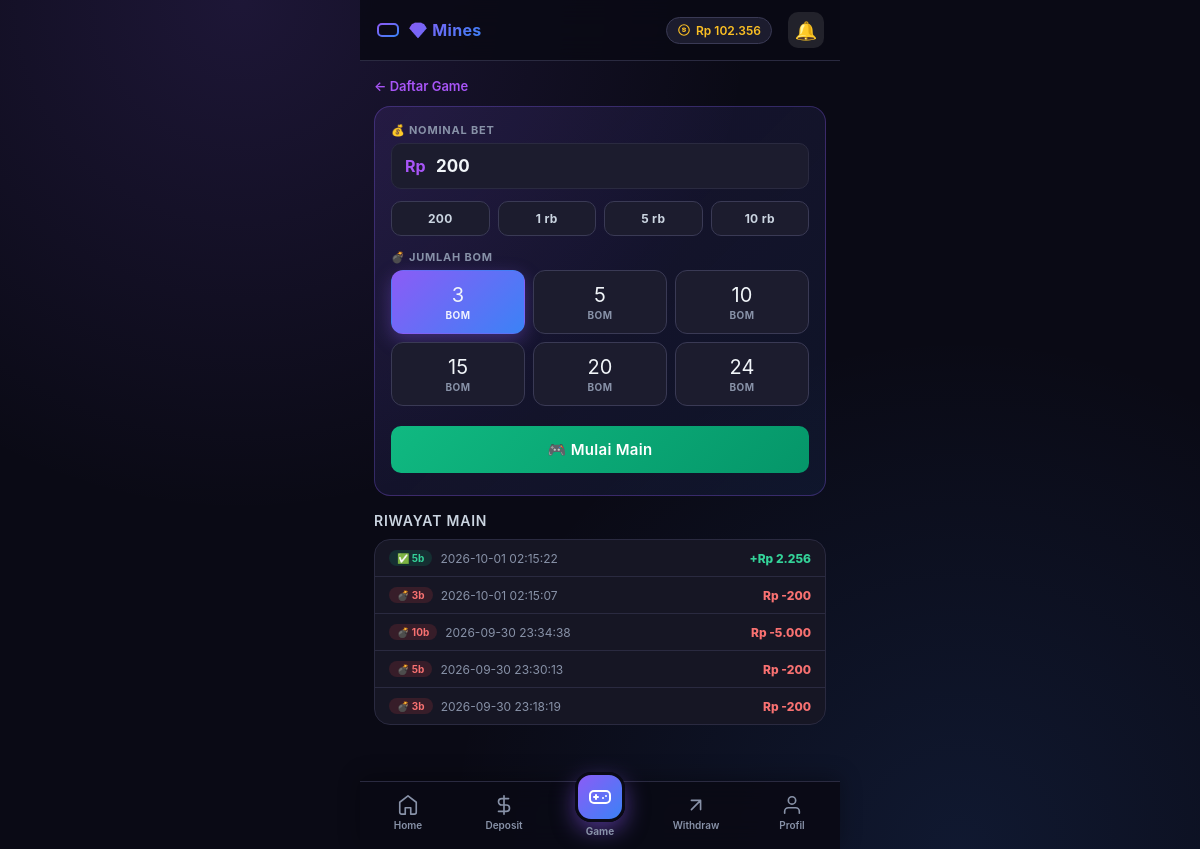
Screenshot of /user/game/mines (signed in) with the database file from the repository.
### tables this page shows
CREATE TABLE game_config(
    id INTEGER PRIMARY KEY CHECK(id=1),
    enabled INTEGER NOT NULL DEFAULT 1,
    profit_margin REAL NOT NULL DEFAULT 5.0,
    min_bet REAL NOT NULL DEFAULT 200,
    max_bet REAL NOT NULL DEFAULT 100000,
    max_win_per_day REAL NOT NULL DEFAULT 100000,
    admin_saldo REAL NOT NULL DEFAULT 0
);

CREATE TABLE game_rounds(
    id INTEGER PRIMARY KEY AUTOINCREMENT,
    user_id INTEGER NOT NULL,
    bet REAL NOT NULL,
    bombs INTEGER NOT NULL,
    clicked INTEGER NOT NULL DEFAULT 0,
    cashed_out INTEGER NOT NULL DEFAULT 0,
    multiplier REAL NOT NULL DEFAULT 0,
    payout REAL NOT NULL DEFAULT 0,
    profit REAL NOT NULL DEFAULT 0,
    forced TEXT,
    created_at TEXT DEFAULT (datetime('now','localtime')),
    ended_at TEXT,
    FOREIGN KEY(user_id) REFERENCES users(id)
);

### app.py (the view)
@app.route("/user/game/mines")
@login_required("user")
def user_game_mines():
    u = _get_me()
    db = get_db()
    cfg = _get_game_config(db)
    ov = _get_user_override(db, u["id"])
    if not cfg["enabled"]:
        flash("Game sedang nonaktif.")
        return redirect(url_for("user_game"))
    if ov and ov["blocked"]:
        flash("Kamu tidak bisa bermain saat ini.")
        return redirect(url_for("user_game"))
    active = db.execute("SELECT * FROM game_rounds WHERE user_id=? AND ended_at IS NULL ORDER BY id DESC LIMIT 1",
                        (u["id"],)).fetchone()
    history = db.execute("SELECT * FROM game_rounds WHERE user_id=? AND ended_at IS NOT NULL ORDER BY id DESC LIMIT 15",
                         (u["id"],)).fetchall()
    today_win = _today_win(db, u["id"])
    return render_template("user/game_mines.html", u=u, cfg=cfg, ov=ov, active=active,
                           history=history, bombs=BOMB_OPTIONS,
                           today_win=today_win, max_win=cfg["max_win_per_day"])

### app.py (called while the page is built)
def get_db():
    if "db" not in g:
        g.db = sqlite3.connect(DB)
        g.db.row_factory = sqlite3.Row
    return g.db

def login_required(role):
    def deco(f):
        @wraps(f)
        def wrapper(*a, **kw):
            if session.get("role") != role:
                flash("Silakan login dulu.")
                return redirect(url_for("login"))
            return f(*a, **kw)
        return wrapper
    return deco

@app.context_processor
def inject_session():
    from flask import session as flask_session
    return {"session": flask_session}

@app.before_request
def _check_session_idle():
    if session.get("user_id") and request.endpoint not in ("static", "logout"):
        last = session.get("last_active")
        if last:
            try:
                delta = (datetime.now() - datetime.strptime(last, "%Y-%m-%d %H:%M:%S")).total_seconds()
                if delta > SESSION_IDLE_MIN * 60:
                    session.clear()
                    flash("Sesi berakhir karena tidak ada aktivitas. Silakan login ulang.")
                    return redirect(url_for("login"))
            except Exception:
                pass
        session["last_active"] = datetime.now().strftime("%Y-%m-%d %H:%M:%S")

def _get_me():
    return get_db().execute("SELECT * FROM users WHERE id=?", (session["user_id"],)).fetchone()

def _get_game_config(db):
    return db.execute("SELECT * FROM game_config WHERE id=1").fetchone()

def _get_user_override(db, uid):
    return db.execute("SELECT * FROM game_user_override WHERE user_id=?", (uid,)).fetchone()

def _today_win(db, uid):
    return db.execute("SELECT COALESCE(SUM(profit),0) s FROM game_rounds "
                      "WHERE user_id=? AND profit > 0 AND date(created_at)=date('now','localtime')",
                      (uid,)).fetchone()["s"]

### templates/user/game_mines.html (shortened to what this page needs)
{% extends "base.html" %}
{% block header_title %}💎 Mines{% endblock %}
{% block header_right %}
  <div class="saldo-chip">
    <svg viewBox="0 0 24 24" fill="none" stroke="currentColor" stroke-width="2" stroke-linecap="round" stroke-linejoin="round">
      <circle cx="12" cy="12" r="9"/>
      <path d="M14.5 9.5c-.5-.5-1.5-1-2.5-1s-2.5.5-2.5 1.5S10.5 11.5 12 11.5s2.5.5 2.5 1.5-1.5 1.5-2.5 1.5-2-.5-2.5-1"/>
    </svg>
  </div>
{% endblock %}
{% block content %}
<a href="{{ url_for('user_game') }}" class="back-link">← Daftar Game</a>
{% if not active %}
  <div class="bet-panel">
    <div class="row-label">💰 Nominal Bet</div>
    <div class="amount-wrap">
      <span class="prefix">Rp</span>
      <input id="betInput" inputmode="numeric" placeholder="0" value="{{ int(cfg.min_bet) if cfg else 200 }}">
    </div>
    <div class="quick-amount">
      <button type="button" onclick="setBet(200)">200</button>
      <button type="button" onclick="setBet(1000)">1 rb</button>
      <button type="button" onclick="setBet(5000)">5 rb</button>
      <button type="button" onclick="setBet(10000)">10 rb</button>
    </div>
    <div class="row-label" style="margin-top:12px">💣 Jumlah Bom</div>
    <div class="bomb-options" id="bombOptions">
      {% for b in bombs %}
      <div class="bomb-opt {{ 'active' if b==3 }}" data-bombs="{{ b }}">
        <div class="bnum">{{ b }}</div>
        <div class="btxt">bom</div>
      </div>
      {% endfor %}
    </div>
    <button class="btn-main" onclick="startGame()">🎮 Mulai Main</button>
  </div>
{% endif %}
<h3>Riwayat Main</h3>
{% if history %}
<div class="history-mini">
  {% for h in history %}
  <div class="hitem">
    <div class="hl">
      <span class="hf {{ 'win' if h.profit >= 0 else 'lose' }}">
        {{ '✅' if h.profit >= 0 else '💣' }} {{ h.bombs }}b
      </span>
      <span class="muted">{{ h.created_at }}</span>
    </div>
    <div class="hp {{ 'win' if h.profit >= 0 else 'lose' }}">
      {{ '+' if h.profit >= 0 else '' }}Rp {{ "{:,.0f}".format(h.profit).replace(",",".") }}
    </div>
  </div>
  {% endfor %}
</div>
{% else %}
<div class="empty">Belum ada riwayat main.</div>
{% endif %}
{% endblock %}
{% block bottomnav %}{% include "partials/bottomnav.html" %}{% endblock %}

### templates/base.html (style rules this page uses)
:root { --bg:#0a0a15; --bg-2:#12121f; --card:#161624; --card-2:#1c1c2e; --border:#2a2a40; --border-2:#3a3a55; --text:#f1f5f9; --text-2:#cbd5e1; --muted:#8892a8; --primary:#8b5cf6; --primary-2:#a855f7; --primary-glow:rgba(139,92,246,.4); --blue:#3b82f6; --green:#10b981; --red:#ef4444; --amber:#f59e0b; --gold:#fbbf24; --grad-1:linear-gradient(135deg,#8b5cf6,#3b82f6); --grad-2:linear-gradient(135deg,#a855f7,#ec4899); --grad-3:linear-gradient(135deg,#10b981,#3b82f6); --radius:16px; --radius-sm:10px; }
* { box-sizing:border-box;-webkit-tap-highlight-color:transparent }
html,body { margin:0;padding:0 }
body { font-family:-apple-system,BlinkMacSystemFont,"Segoe UI",Roboto,sans-serif; max-width:480px;margin:0 auto;padding:0 0 96px; background:var(--bg);color:var(--text);min-height:100vh; background-image: radial-gradient(circle at 20% 0%,rgba(139,92,246,.15),transparent 40%), radial-gradient(circle at 80% 100%,rgba(59,130,246,.12),transparent 40%); background-attachment:fixed; animation:fadeIn .4s ease; }
.saldo-chip { display:flex;align-items:center;gap:5px; background:var(--card-2);border:1px solid var(--border-2); padding:5px 10px;border-radius:20px;font-size:12px; font-weight:600;color:var(--gold);white-space:nowrap; transition:.2s; }
.saldo-chip svg { width:14px;height:14px }
h3 { font-size:14px;margin:16px 0 10px;font-weight:600;color:var(--text-2); text-transform:uppercase;letter-spacing:.8px }
input,select,button,textarea { width:100%;padding:12px 14px;margin:6px 0; border:1px solid var(--border);border-radius:var(--radius-sm); font-size:14px;background:var(--card-2);color:var(--text); transition:.2s;font-family:inherit; }
input::placeholder,textarea::placeholder { color:var(--muted) }
button { background:var(--grad-1);color:#fff;border:0;border-radius:var(--radius-sm); font-weight:600;cursor:pointer;transition:.15s;position:relative; overflow:hidden;font-family:inherit;letter-spacing:.3px; }
.muted { color:var(--muted);font-size:12px }
a { color:var(--primary);text-decoration:none;transition:.15s }

### templates/user/game_mines.html (style rules this page uses)
.back-link { display:inline-flex;align-items:center;gap:6px; font-size:13px;font-weight:600;color:var(--primary-2); text-decoration:none;margin-bottom:12px; }
.bet-panel { background:linear-gradient(135deg,rgba(139,92,246,.12),rgba(59,130,246,.08)); border:1px solid rgba(139,92,246,.3); border-radius:var(--radius);padding:16px;margin-bottom:14px; }
.row-label { font-size:11px;font-weight:700;color:var(--muted); text-transform:uppercase;letter-spacing:.8px;margin-bottom:6px; }
.amount-wrap { position:relative;margin-bottom:12px }
.amount-wrap .prefix { position:absolute;left:14px;top:50%;transform:translateY(-50%); font-size:16px;font-weight:700;color:var(--primary-2); pointer-events:none; }
.amount-wrap input { padding-left:44px !important;font-size:17px;font-weight:700;margin:0; }
.quick-amount { display:flex;gap:8px;flex-wrap:wrap;margin-bottom:14px }
.quick-amount button { flex:1;min-width:60px;width:auto;margin:0;padding:9px 6px; background:var(--card-2);border:1px solid var(--border-2); color:var(--text-2);font-size:12px;font-weight:700; }
.bomb-options { display:grid;grid-template-columns:repeat(3,1fr);gap:8px;margin-bottom:14px }
.bomb-opt { background:var(--card-2);border:1px solid var(--border-2); border-radius:12px;padding:12px 8px;text-align:center; cursor:pointer;transition:.2s; }
.bomb-opt.active { background:var(--grad-1);border-color:transparent; box-shadow:0 6px 18px rgba(139,92,246,.35); }
.bomb-opt .bnum { font-size:20px;margin-bottom:2px }
.bomb-opt .btxt { font-size:10px;color:var(--muted);font-weight:700; text-transform:uppercase;letter-spacing:.5px }
.bomb-opt.active .btxt { color:rgba(255,255,255,.9) }
.btn-main { background:linear-gradient(135deg,#10b981,#059669) !important; font-size:15px !important;padding:14px !important; }
.history-mini { background:var(--card);border:1px solid var(--border); border-radius:var(--radius);overflow:hidden;margin-bottom:14px; }
.hitem { display:flex;justify-content:space-between;align-items:center; padding:10px 14px;border-bottom:1px solid var(--border);font-size:12px; }
.hitem:last-child { border-bottom:0 }
.hitem .hl { display:flex;gap:8px;align-items:center }
.hitem .hf { padding:2px 8px;border-radius:20px;font-size:10px;font-weight:700 }
.hitem .hf.win { background:rgba(16,185,129,.15);color:#34d399 }
.hitem .hf.lose { background:rgba(239,68,68,.15);color:#f87171 }
.hitem .hp { font-weight:800 }
.hitem .hp.win { color:#34d399 }
.hitem .hp.lose { color:#f87171 }

### rows the page displays
game_config: min_bet "200"
game_rounds: profit "✅", bombs "5", created_at "2026-10-01 02:15:22", profit "+", profit "2.256"
game_rounds: profit "💣", bombs "3", created_at "2026-10-01 02:15:07", profit "-200"
game_rounds: profit "💣", bombs "10", created_at "2026-09-30 23:34:38", profit "-5.000"
game_rounds: profit "💣", bombs "5", created_at "2026-09-30 23:30:13", profit "-200"
game_rounds: profit "💣", bombs "3", created_at "2026-09-30 23:18:19", profit "-200"

### other values shown
{{ b }} "3" "5" "10" "15" "20" "24"
